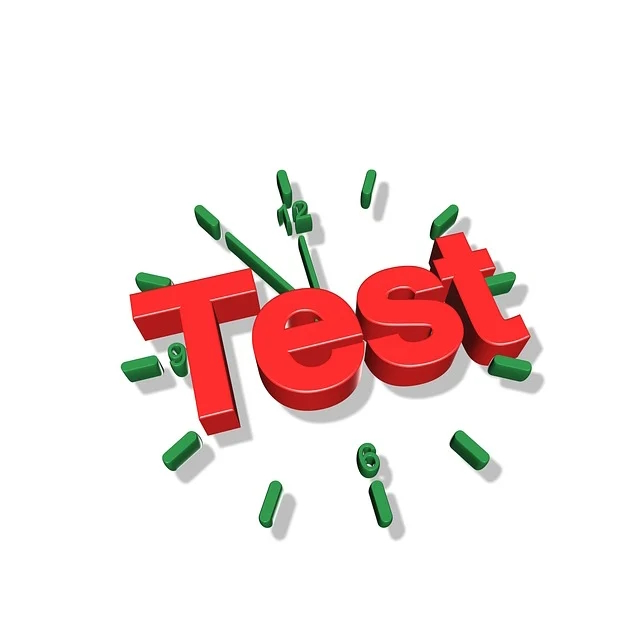
#> input picture web_image_resizer_app/tests/test_image.jpg, 640 x 640 px
$ python -i image_resizer.py   (imports and definitions only)   (older library calls are emulated)
#> lines starting #> are read from the running program, lines starting #| are printed output that depends on the picture
from PIL import Image as ImagePIL, ExifTags
import io
import zipfile
from .models import Image
from typing import List, Union


def apply_exif_orientation(image: ImagePIL.Image) -> ImagePIL.Image:
    """
    Apply the correct orientation to an image based on its EXIF data.

    Args:
        image (ImagePIL.Image): The original image.

    Returns:
        ImagePIL.Image: The image with the correct orientation applied.
    """
    try:
        for orientation in ExifTags.TAGS.keys():
            if ExifTags.TAGS[orientation] == 'Orientation':
                break
        exif = image._getexif()
        if exif is not None:
            orientation = exif.get(orientation)
            if orientation == 3:
                image = image.rotate(180, expand=True)
            elif orientation == 6:
                image = image.rotate(270, expand=True)
            elif orientation == 8:
                image = image.rotate(90, expand=True)
    except (AttributeError, KeyError, IndexError):
        pass
    return image


# [123 lines left out: functions resize_landscape, resize_portrait, get_image_data, archive_images, not called in this run]

>>> import cv2
>>> picture = cv2.imread('tests/test_image.jpg', cv2.IMREAD_GRAYSCALE)
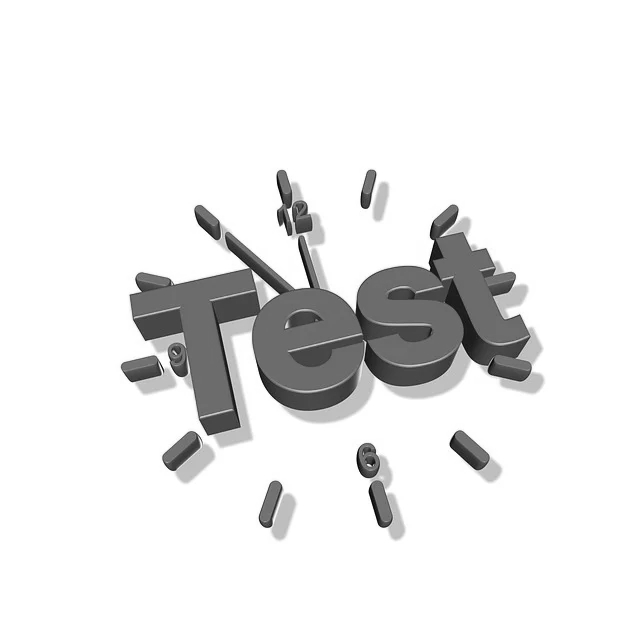
#> picture: shape (640, 640); min 2, max 255, mean 233.6
>>> result = apply_exif_orientation(picture)
